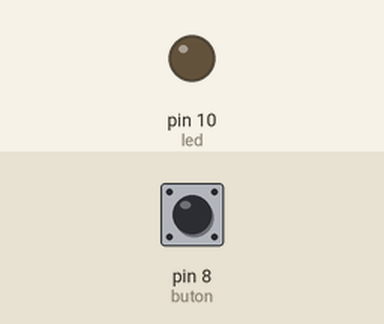
A sketch run on a simulated Arduino Uno, built with avr-gcc and run on an emulated ATmega328P. Parts: output pins drawn as LEDs (lit = HIGH). Inputs (shaded band) come from the test bench; at power-on: pin 8 (buton) LOW.

Above: at 1.2 s.
1.3 s: pin 8 (buton) pulled HIGH for 0.15 s
At 1.37 s:
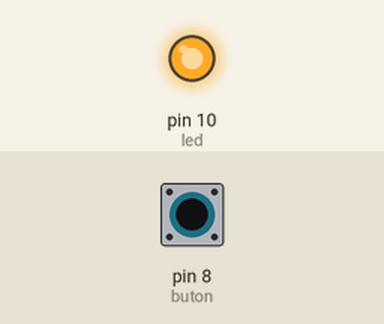
2.9 s: pin 8 (buton) pulled HIGH for 3.2 s
At 6.6 s:
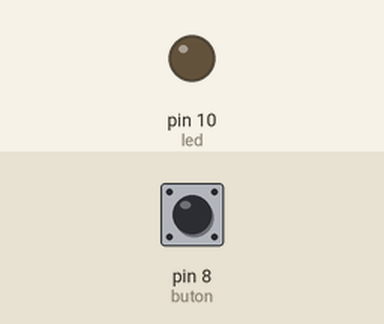
Timing chart, 0 to 8.1 s (numbered marks = the images above; inputs shaded):
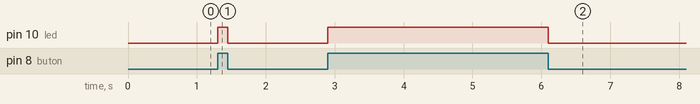

Measured:
- after the input at 1.3 s, pin 10 (led): LOW → HIGH at once, → LOW 0.15 s later
- after the input at 2.9 s, pin 10 (led): LOW → HIGH at once, → LOW 3.2 s later

The sketch:

butonlu_led.ino
```cpp
#define buton 8
#define led 10
int butondurumu = 0;

void setup() {
  pinMode(buton, INPUT);
  pinMode(led, OUTPUT);
  // put your setup code here, to run once:

}

void loop() {
  butondurumu = digitalRead(buton);
  if (butondurumu == 1)
  digitalWrite(led,HIGH);
  else digitalWrite(led,LOW);
  // put your main code here, to run repeatedly:

}
```
